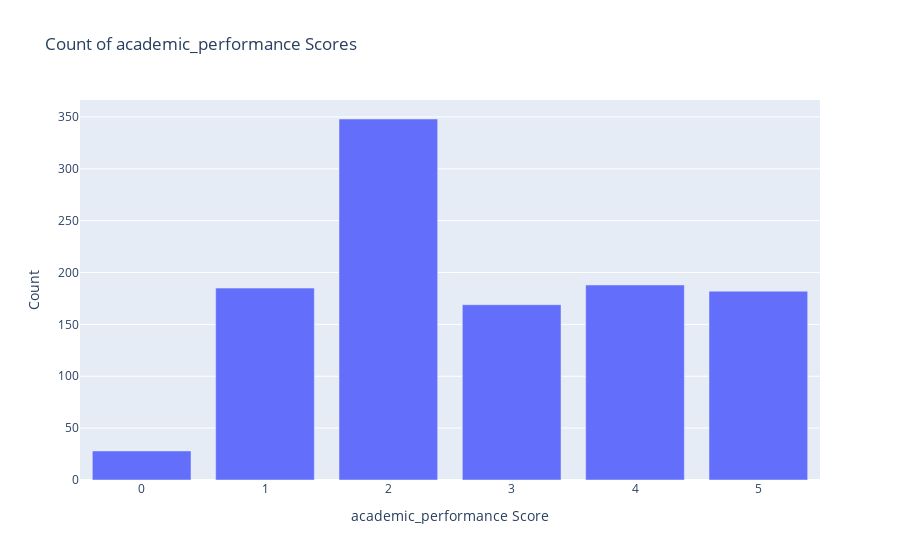

The notebook cell saved with this chart:
### Code cell
#count of academic performance
academic_performance_counts = df['academic_performance'].value_counts()

# Creating a DataFrame for plotting
academic_performance_counts_df = pd.DataFrame({'academic_performance Score': academic_performance_counts.index, 'Count': academic_performance_counts.values})

# Plotting with Plotly Express
fig = px.bar(academic_performance_counts_df, x='academic_performance Score', y='Count',
             title='Count of academic_performance Scores',
             labels={'academic_performance Score': 'academic_performance Score', 'Count': 'Count'})

fig.update_layout(xaxis_title='academic_performance Score', yaxis_title='Count')
fig.show()

### Figure 1 — Plotly figure (JSON) as saved in the notebook; plotly's stock layout.template omitted (floating-point values rounded to 4 significant figures)
{"data": [{"alignmentgroup": "True", "hovertemplate": "academic_performance Score=%{x}<br>Count=%{y}<extra></extra>", "legendgroup": "", "marker": {"color": "#636efa", "pattern": {"shape": ""}}, "name": "", "offsetgroup": "", "orientation": "v", "showlegend": false, "textposition": "auto", "type": "bar", "x": [2, 4, 1, 5, 3, 0], "xaxis": "x", "y": [348, 188, 185, 182, 169, 28], "yaxis": "y"}], "layout": {"barmode": "relative", "legend": {"tracegroupgap": 0}, "title": {"text": "Count of academic_performance Scores"}, "xaxis": {"anchor": "y", "domain": [0, 1], "title": {"text": "academic_performance Score"}}, "yaxis": {"anchor": "x", "domain": [0, 1], "title": {"text": "Count"}}}}
